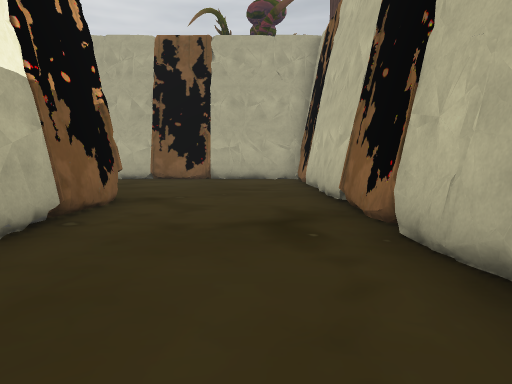
view 1 (above)

23 first-person views from a walk through a 3-D level made in the Unity game engine. The camera is 1.5 m above the floor, tilts 6° down and sees 75° across. Doors are open. The floor is counted in squares, 2 m on a side. Each view is taken from the middle of a square. On the plan, view 1 faces up. The plan holds only what a view shows up to about 11 squares ahead; the rest is blank. The place goes on beyond the plan. The player character is not drawn. Some animated figures are not drawn. Some surface patterns are stand-ins.

view 2
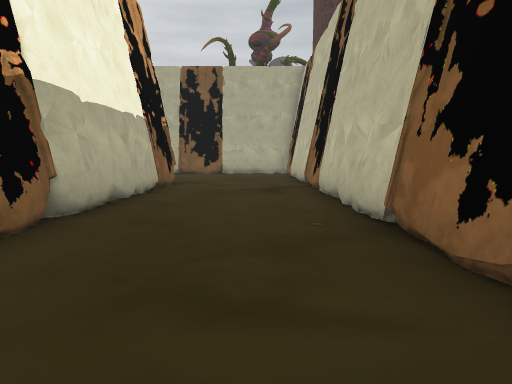

view 3
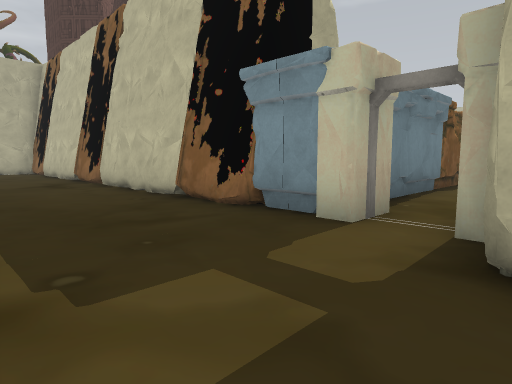

view 4
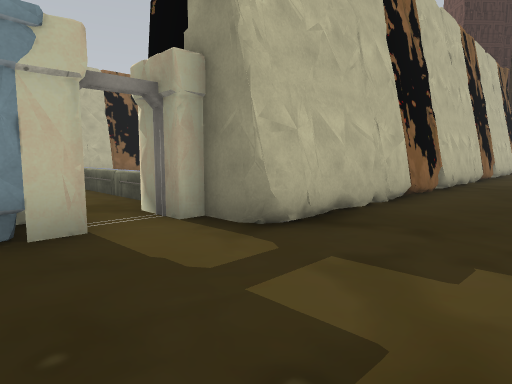

view 5
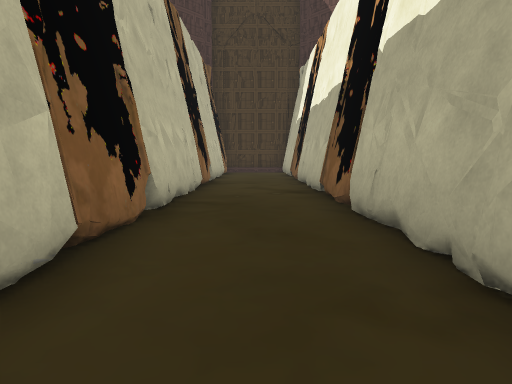

view 6
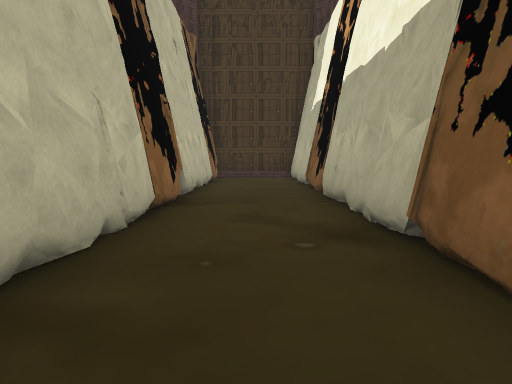

view 7
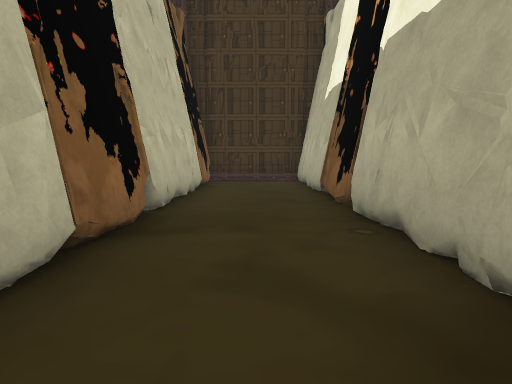

view 8
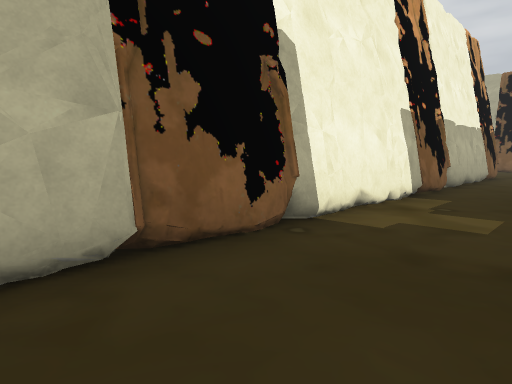

view 9
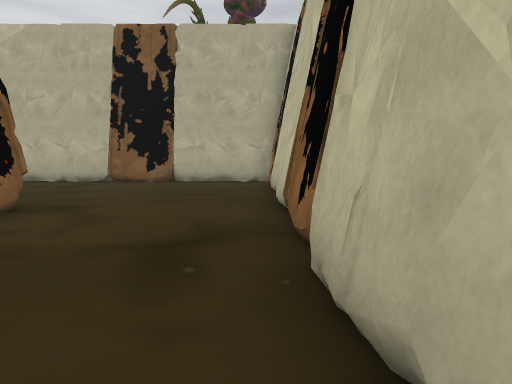

view 10
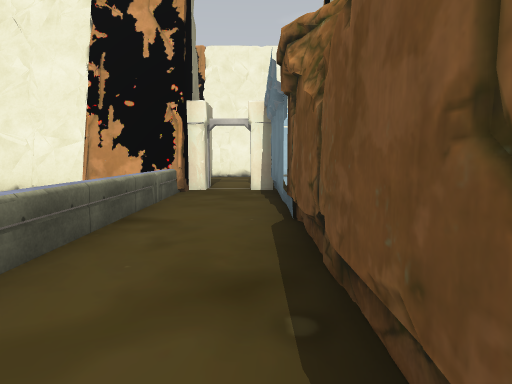

view 11
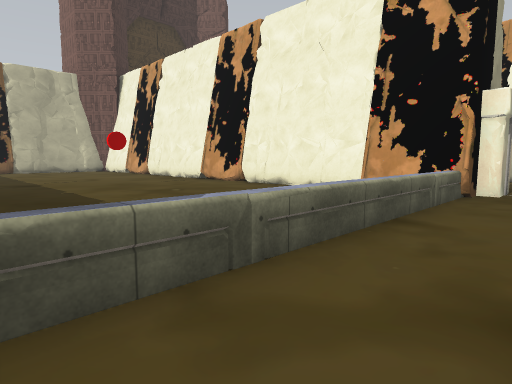

view 12
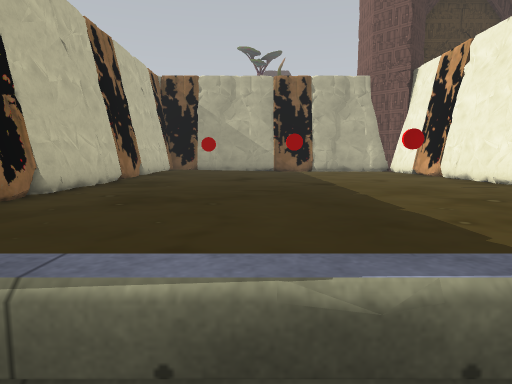

view 13
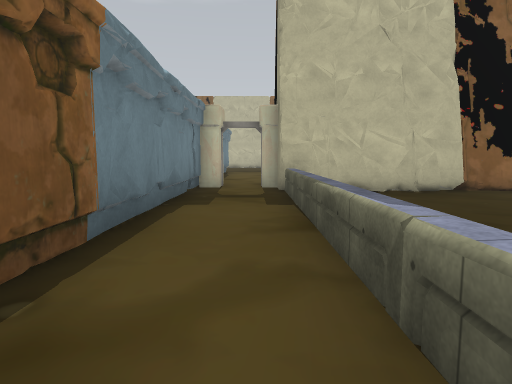

view 14
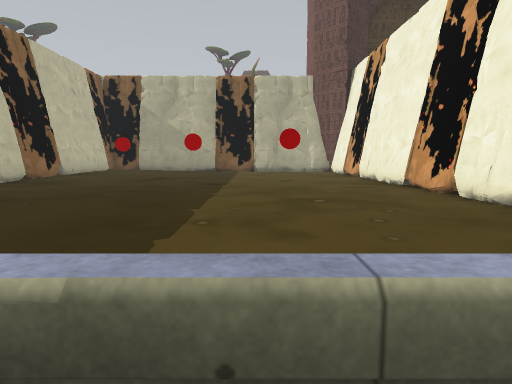

view 15
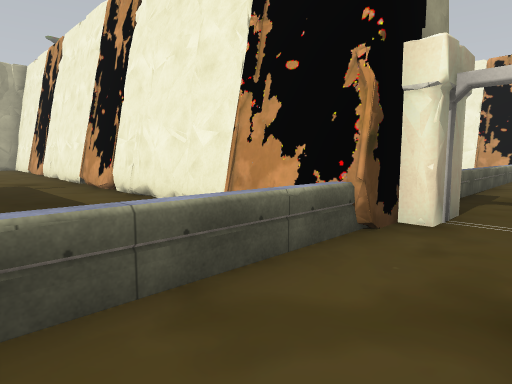

view 16
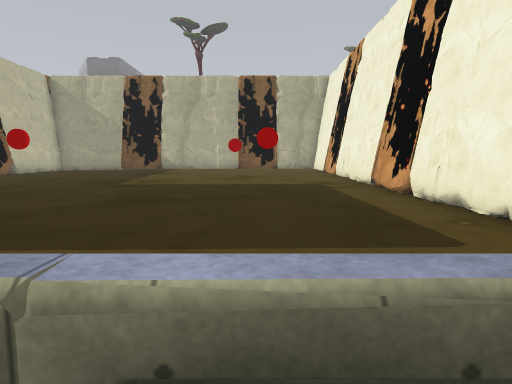

view 17
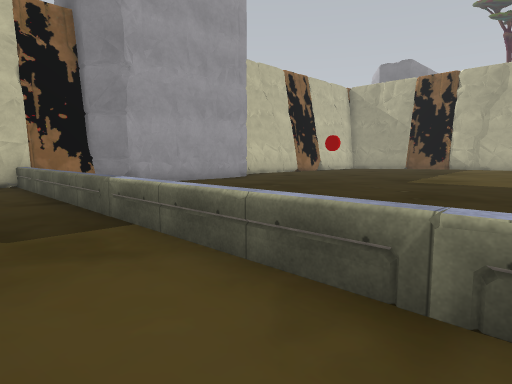

view 18
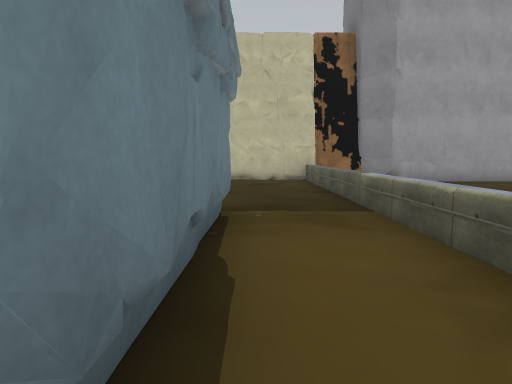

view 19
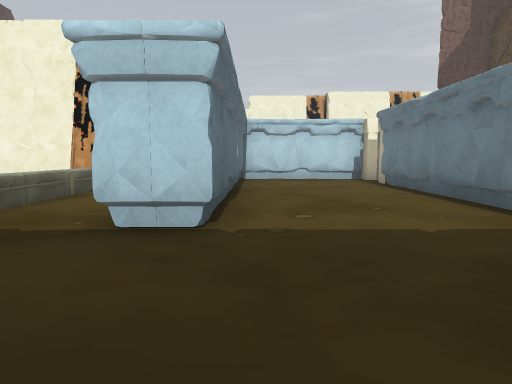

view 20
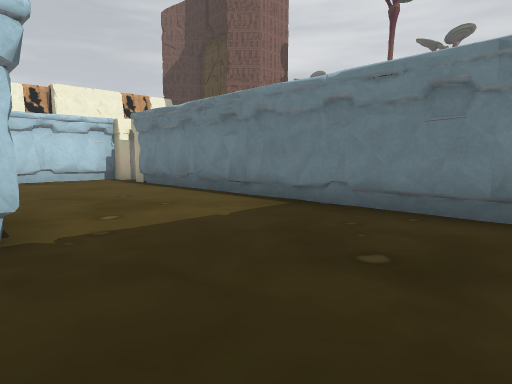

view 21
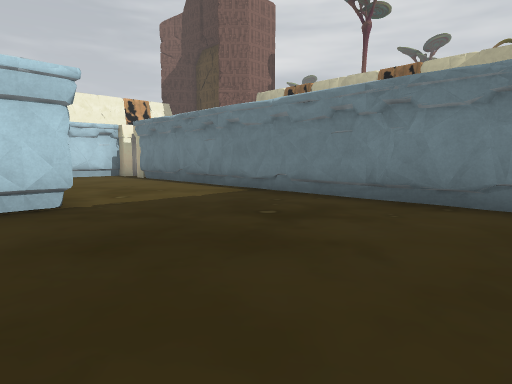

view 22
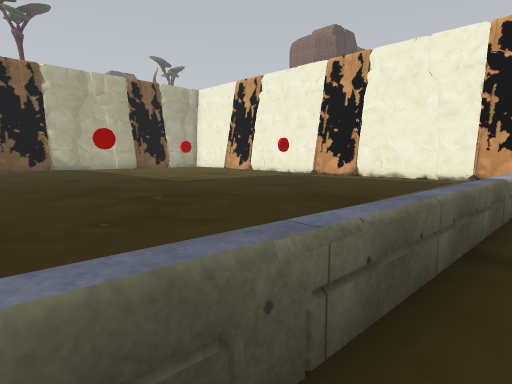

view 23
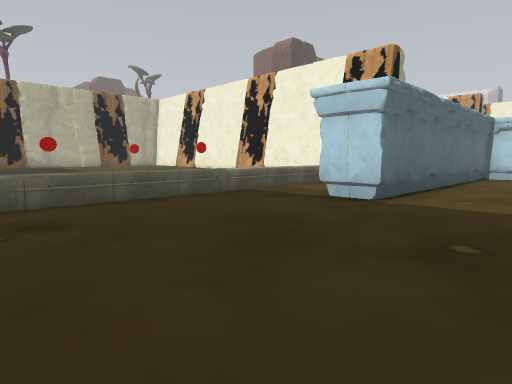

### Floor plan
Key: @ floor where view 1 was taken; # wall or solid block; . main floor; : floor 0.25 m higher than the main floor; D open door; = window, fence, low wall or low ledge; ^ raised ledge.
Columns run from 5 left of view 1 to 29 right of it. Each row starts with its distance up from view 1.
 12 ########
 11 .......#
 10 .......#
  9 .......#
  8  ......#
  7   .....#
  6   #....#
  5   #....#
  4   #....#
  3   #....#
  2   #....#            #DD###########
  1   #....#            #.............
  0   #..@.#            #..............
 -1   #....#            #..............
 -2   #....#            #..............
 -3   #....######################......
 -4   #....D.............D.............
 -5   #....D.............D.............
 -6   #...###^^^^^^^^^^=###^^^^^^^^^^^^
 -7   #...###          ## #
 -8   #...# #..........#  #...........#
 -9   #...# #..........#  #...........#
-10   #...# #..........#  #...........#
-11   #...# #..........#  #...........#
-12   #...# #..........#  #...........#
-13   #...# #..........#  #...........
-14   #...# #..........#  #...........
-15   #...# #..........#  #:::::::::::
-16   #...# #..........#  #:::::::::::
-17   #...#               #:   :: :::
-18   #...#
-19   #...#
-20   #...#
-21   #...#
-22   #...#
-23   #...#
-24   #####

Where each view was taken, in squares from view 1:
view 1: 0 up, 0 right, facing up
view 2: 4 down, 0 right, facing up
view 3: 6 down, 2 left, facing up-right
view 4: 3 down, 2 left, facing down-right
view 5: 7 down, 1 left, facing down
view 6: 11 down, 1 left, facing down
view 7: 13 down, 1 left, facing down
view 8: 9 down, 0 right, facing up-left
view 9: 1 up, 1 right, facing up
view 10: 4 down, 10 right, facing left
view 11: 4 down, 10 right, facing down-left
view 12: 5 down, 10 right, facing down
view 13: 5 down, 7 right, facing right
view 14: 5 down, 7 right, facing down
view 15: 4 down, 20 right, facing down-left
view 16: 5 down, 20 right, facing down
view 17: 4 down, 20 right, facing down-right
view 18: 4 down, 19 right, facing right
view 19: 2 down, 27 right, facing left
view 20: 3 down, 27 right, facing up-left
view 21: 4 down, 29 right, facing up-left
view 22: 5 down, 29 right, facing down-left
view 23: 0 up, 29 right, facing down-left
